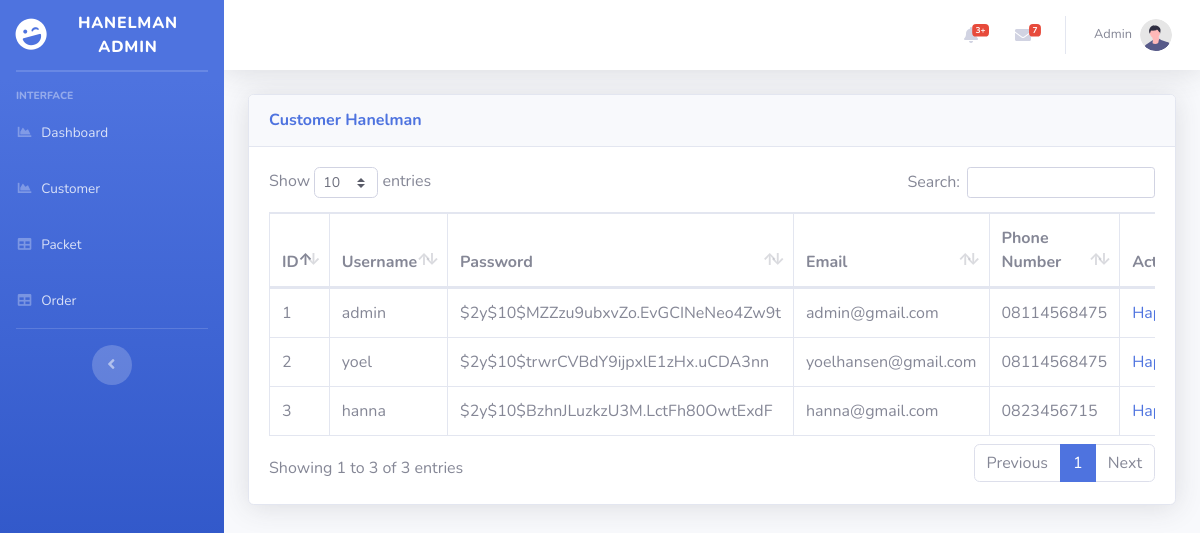
The app's page /admin_panel/customer.php with its own data.
### tables this page shows
CREATE TABLE `user` (
  `id_customer` int(11) NOT NULL,
  `username` varchar(35) DEFAULT NULL,
  `password` varchar(35) DEFAULT NULL,
  `email` varchar(100) DEFAULT NULL,
  `phone` varchar(15) DEFAULT NULL
);

### admin_panel/customer.php (the view, shortened to what this page needs)
<?php
    include('koneksi.php');
?>
<!DOCTYPE html>
<html lang="en">
<head>
    <link href="vendor/fontawesome-free/css/all.min.css" rel="stylesheet" type="text/css">
    <link href="css/sb-admin-2.min.css" rel="stylesheet">
    <link href="vendor/datatables/dataTables.bootstrap4.min.css" rel="stylesheet">
</head>
<body id="page-top">
    <div id="wrapper">
        <ul class="navbar-nav bg-gradient-primary sidebar sidebar-dark accordion" id="accordionSidebar">
            <a class="sidebar-brand d-flex align-items-center justify-content-center" href="index.html">
                <div class="sidebar-brand-icon rotate-n-15">
                    <i class="fas fa-laugh-wink"></i>
                </div>
                <div class="sidebar-brand-text mx-3">Hanelman Admin </div>
            </a>
            <hr class="sidebar-divider my-0">
            <hr class="sidebar-divider">
            <div class="sidebar-heading">
                Interface
            </div>
            <li class="nav-item">
                <a class="nav-link" href="dashboard.php">
                    <i class="fas fa-fw fa-chart-area"></i>
                    <span>Dashboard</span></a>
            </li>
            <li class="nav-item">
                <a class="nav-link" href="#">
                    <i class="fas fa-fw fa-chart-area"></i>
                    <span>Customer</span></a>
            </li>
            <li class="nav-item">
                <a class="nav-link" href="Packet.php">
                    <i class="fas fa-fw fa-table"></i>
                    <span>Packet</span></a>
            </li>
            <li class="nav-item">
                <a class="nav-link" href="order.php">
                    <i class="fas fa-fw fa-table"></i>
                    <span>Order</span></a>
            </li>
            <hr class="sidebar-divider d-none d-md-block">
            <div class="text-center d-none d-md-inline">
                <button class="rounded-circle border-0" id="sidebarToggle"></button>
            </div>
        </ul>
        <div id="content-wrapper" class="d-flex flex-column">
            <div id="content">
                <nav class="navbar navbar-expand navbar-light bg-white topbar mb-4 static-top shadow">
                    <ul class="navbar-nav ml-auto">
                        <li class="nav-item dropdown no-arrow mx-1">
                            <a class="nav-link dropdown-toggle" href="#" id="alertsDropdown" role="button"
                                data-toggle="dropdown" aria-haspopup="true" aria-expanded="false">
                                <i class="fas fa-bell fa-fw"></i>
                                <span class="badge badge-danger badge-counter">3+</span>
                            </a>
                        </li>
                        <li class="nav-item dropdown no-arrow mx-1">
                            <a class="nav-link dropdown-toggle" href="#" id="messagesDropdown" role="button"
                                data-toggle="dropdown" aria-haspopup="true" aria-expanded="false">
                                <i class="fas fa-envelope fa-fw"></i>
                                <span class="badge badge-danger badge-counter">7</span>
                            </a>
                        </li>
                        <li class="nav-item dropdown no-arrow">
                            <a class="nav-link dropdown-toggle" href="#" id="userDropdown" role="button"
                                data-toggle="dropdown" aria-haspopup="true" aria-expanded="false">
                                <span class="mr-2 d-none d-lg-inline text-gray-600 small">Admin</span>
                                <img class="img-profile rounded-circle"
                                    src="img/undraw_profile.svg">
                            </a>
                        </li>
                    </ul>
                </nav>
                <div class="container-fluid">
                    <div class="card shadow mb-4">
                        <div class="card-header py-3">
                            <h6 class="m-0 font-weight-bold text-primary">Customer Hanelman</h6>
                        </div>
                        <div class="card-body">
                            <div class="table-responsive">
                                <table class="table table-bordered" id="dataTable" width="100%" cellspacing="0">
                                    <thead>
                                        <tr>
                                            <th>ID</th>
                                            <th>Username</th>
                                            <th>Password</th>
                                            <th>Email</th>
                                            <th>Phone Number</th>
                                            <th>Action</th>
                                        </tr>
                                    </thead>
                                    <tbody>
                                    <?php
                                            $query = "SELECT * FROM user ORDER BY id_customer ASC";
                                            $result = mysqli_query($koneksi, $query);
                                            $no = 1;
                                            while ($row = mysqli_fetch_assoc($result)){
                                    ?>
                                    <tr>
                                            <td><?php echo $no;?></td>
                                            <td><?php echo $row['username'];?></td>
                                            <td><?php echo $row['password'];?></td>
                                            <td><?php echo $row['email'];?></td>
                                            <td><?php echo $row['phone'];?></td>
                                            <td>
                                                <a href="hapuscustomer.php?id=<?php echo $row['id_customer']; ?>"  class="crudpacket" onclick = "return confirm
                                                ('Anda yakin ingin hapus data customer?')">Hapus</a>
                                            </td>
                                        </tr>
                                        <?php
                                        $no++;
                                            }
                                        ?>
                                    </tbody>
                                </table>
                            </div>
                        </div>
                    </div>
                </div>
            </div>
        </div>
    </div>
</body>
</html>

### records on screen
user: username "admin", password "$2y$10$MZZzu9ubxvZo.EvGCINeNeo4Zw9t", email "admin@gmail.com", phone "08114568475"
user: username "yoel", password "$2y$10$trwrCVBdY9ijpxlE1zHx.uCDA3nn", email "yoelhansen@gmail.com", phone "08114568475"
user: username "hanna", password "$2y$10$BzhnJLuzkzU3M.LctFh80OwtExdF", email "hanna@gmail.com", phone "0823456715"
